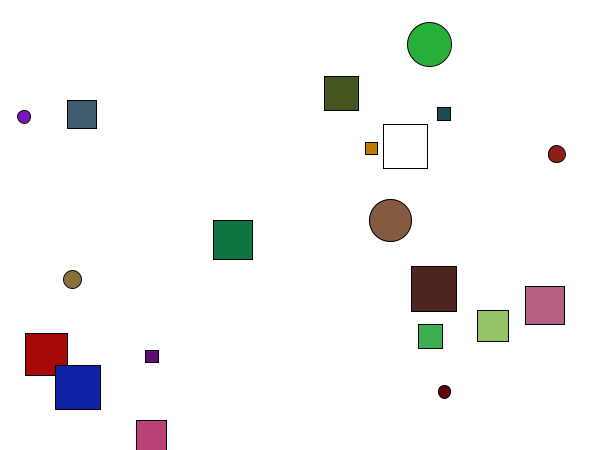
Frame 1 (no input)
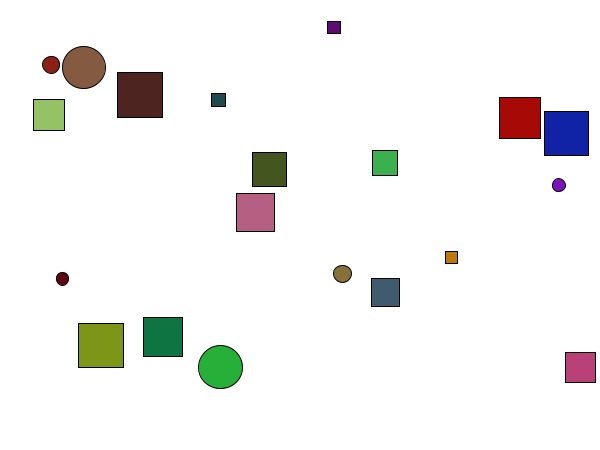
Frame 60 (the mouse pressed at the canvas centre just before this capture)
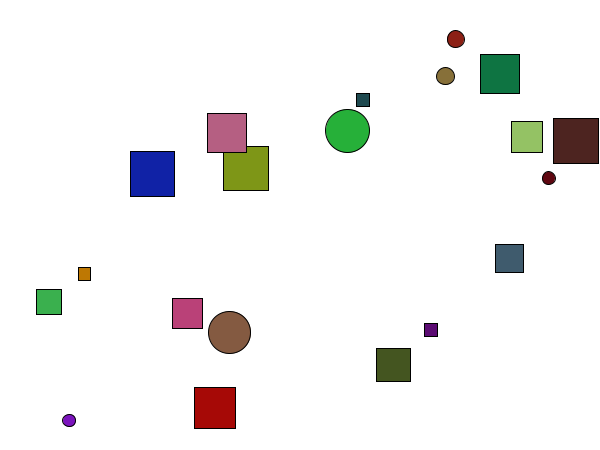
Frame 120 (the mouse held since frame 60 and released just before this capture)

The Processing sketch that drew these frames (run headless with seeded random() and noise(); from frame 60 on, the mouse is pressed at the canvas centre):

// Processing sketch: Bball_java
// ── Bball_java.pde
class Bball {
  float x;
  float y;
  float velX;
  float velY;
  float SizeB;
  float red;
  float green;
  float blue;
  boolean isE;

  Bball() {
    x = random(15, 585);
    y = random(15, 435);
    velX = random(5, 15);
    velY = random(5, 15);
    SizeB = random(10, 50);
    red = random(0, 200);
    green = random(0, 200);
    blue = random(0, 200);
    if (random(0, 200) < 50) {
      isE = true;
    } else {
      isE = false;
    }
  }

  Bball(float x, float y, float velX, float velY, float SizeB, float red, float green, float blue, boolean isE) {
    this.x = x;
    this.y = y;
    this.velX = velX;
    this.velY = velY;
    this.SizeB = SizeB;
    this.red = red;
    this.green = green;
    this.blue = blue;
    this.isE = isE;
  }
  public void Bbounce() {
    if (isE) {
      ellipse(x, y, SizeB, SizeB);
    } else {
      rect(x, y, SizeB, SizeB);
    }
    fill(red, green, blue);
    x+= velX;
    y+= velY;
    if (x >= 585) {
      velX *= -1;
    }
    if (x <= 15) {
      velX *= -1;
    }
    if (y >= 435) {
      velY *= -1;
    }
    if (y <= 15) {
      velY *= -1;
    }
  }
}

// ── Test.pde
Bball[] array;
int balls = 20;
public void settings() {
  size(600, 450);
}
void setup() {
  array = new Bball[balls];
  for (int i = 0; i < balls; i++) {
    //array[i] = new Bball(random(0, 585), random(0, 435), random(5, 15), random(5, 15), random(5, 50), random(0, 200), random(0, 200), random(0, 200));
    array[i] = new Bball();
  }
}
void draw() {
  background(255);
  for (int i = 0; i < balls; i++) {
    array[i].Bbounce();
  }
}
